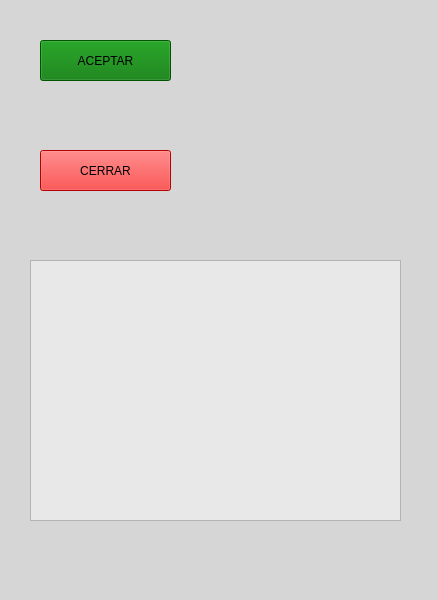
<?xml version="1.0" encoding="UTF-8"?>
<ui version="4.0">
 <class>MainWindow</class>
 <widget class="QMainWindow" name="MainWindow">
  <property name="geometry">
   <rect>
    <x>0</x>
    <y>0</y>
    <width>438</width>
    <height>600</height>
   </rect>
  </property>
  <property name="windowTitle">
   <string>MainWindow</string>
  </property>
  <property name="styleSheet">
   <string notr="true">background-color: rgb(214, 214, 214);</string>
  </property>
  <widget class="QWidget" name="centralwidget">
   <widget class="QPushButton" name="btnAceptar">
    <property name="geometry">
     <rect>
      <x>40</x>
      <y>40</y>
      <width>131</width>
      <height>41</height>
     </rect>
    </property>
    <property name="styleSheet">
     <string notr="true">font: 75 12pt &quot;MS Shell Dlg 2&quot;;
background-color: rgb(0, 117, 0);</string>
    </property>
    <property name="text">
     <string>ACEPTAR</string>
    </property>
   </widget>
   <widget class="QPushButton" name="btnCerrar">
    <property name="geometry">
     <rect>
      <x>40</x>
      <y>150</y>
      <width>131</width>
      <height>41</height>
     </rect>
    </property>
    <property name="styleSheet">
     <string notr="true">font: 75 12pt &quot;MS Shell Dlg 2&quot;;
background-color: rgb(255, 0, 0);</string>
    </property>
    <property name="text">
     <string>CERRAR</string>
    </property>
   </widget>
   <widget class="QTextEdit" name="txtS">
    <property name="geometry">
     <rect>
      <x>30</x>
      <y>260</y>
      <width>371</width>
      <height>261</height>
     </rect>
    </property>
    <property name="styleSheet">
     <string notr="true">background-color: rgb(232, 232, 232);
font: 75 12pt &quot;MS Shell Dlg 2&quot;;
color: rgb(0, 0, 220);</string>
    </property>
   </widget>
   <widget class="QLabel" name="label">
    <property name="geometry">
     <rect>
      <x>220</x>
      <y>40</y>
      <width>161</width>
      <height>161</height>
     </rect>
    </property>
    <property name="text">
     <string/>
    </property>
    <property name="pixmap">
     <pixmap>nota.png</pixmap>
    </property>
    <property name="scaledContents">
     <bool>true</bool>
    </property>
   </widget>
   <widget class="QLabel" name="label_2">
    <property name="geometry">
     <rect>
      <x>194</x>
      <y>20</y>
      <width>191</width>
      <height>221</height>
     </rect>
    </property>
    <property name="frameShape">
     <enum>QFrame::NoFrame</enum>
    </property>
    <property name="lineWidth">
     <number>1</number>
    </property>
    <property name="text">
     <string/>
    </property>
    <property name="pixmap">
     <pixmap>imgEmpleado.png.png</pixmap>
    </property>
    <property name="scaledContents">
     <bool>true</bool>
    </property>
   </widget>
  </widget>
  <widget class="QMenuBar" name="menubar">
   <property name="geometry">
    <rect>
     <x>0</x>
     <y>0</y>
     <width>438</width>
     <height>26</height>
    </rect>
   </property>
  </widget>
  <widget class="QStatusBar" name="statusbar"/>
 </widget>
 <resources/>
 <connections/>
</ui>
